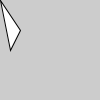
Frame 1 (no input)
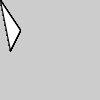
Frame 60 (the mouse pressed at the canvas centre just before this capture)
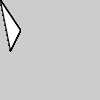
Frame 120 (the mouse held since frame 60 and released just before this capture)

The Processing sketch that drew these frames (run headless with seeded random() and noise(); from frame 60 on, the mouse is pressed at the canvas centre):

// Processing sketch: sketch_03_poligono
// ── sketch_03_poligono.pde
void setup () {

}

void draw () {
  beginShape();
    vertex(0,0);
    vertex(20,30);
    vertex(10,50);
  endShape(CLOSE);
}
